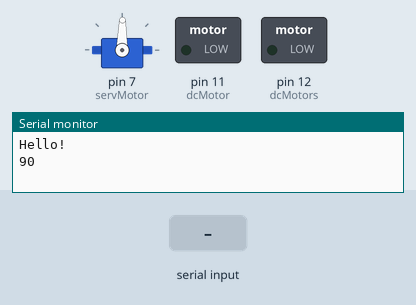
Bench run of a sketch on a simulated Arduino Uno, built with avr-gcc and run on an emulated ATmega328P. On the bench: servo, switched loads named in the sketch (green lamp = pin HIGH), the last lines printed to the serial monitor. The test bench sets the inputs (shaded band).

Above: at 1.2 s.
1.3 s: "on1\n" received over the second serial link
At 1.81 s:
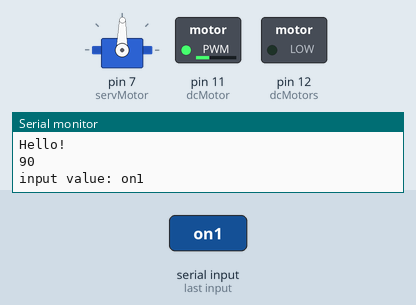
4.3 s: "on2\n" received over the second serial link
At 4.81 s:
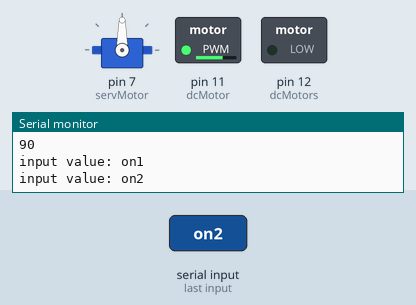
7.3 s: "on3\n" received over the second serial link
At 7.79 s:
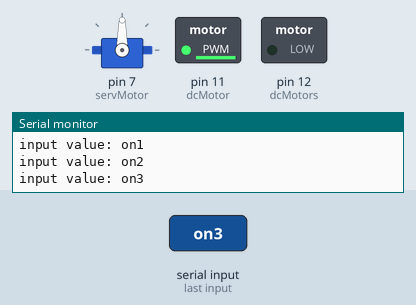
10.3 s: "on4\n" received over the second serial link
13.3 s: "on5\n" received over the second serial link
16.3 s: "on1\n" received over the second serial link
At 16.45 s:
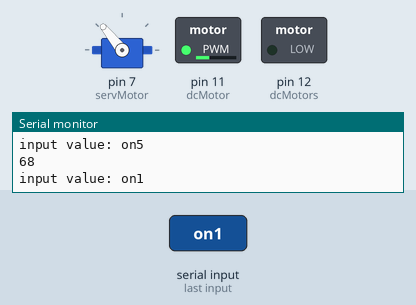
Timing chart, 0 to 24.7 s (numbered marks = the images above; inputs shaded):
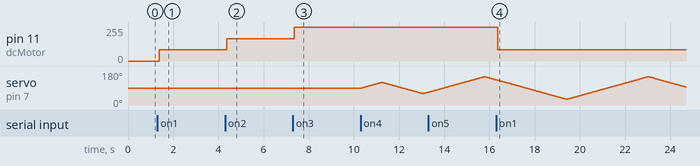

Measured:
- after the input at 1.3 s, pin 11 (dcMotor): 0/255 → 84/255 after 0.08 s
- after the input at 4.3 s, pin 11 (dcMotor): 84/255 → 168/255 after 0.08 s
- after the input at 7.3 s, pin 11 (dcMotor): 168/255 → 252/255 after 0.05 s
- after the input at 16.3 s, pin 11 (dcMotor): 252/255 → 84/255 after 0.06 s

The sketch:

ArduinoElectricFan.ino
```cpp
#include <SoftwareSerial.h> //시리얼 통신 라이브러리 호출
#include <Servo.h>

Servo serv;
int blueTx = 2; //Tx (블투 보내는핀 설정)
int blueRx = 3; //Rx (블투 받는핀 설정)
int dcMotor = 11;
int dcMotors = 12;
int servMotor = 7;
int isTurn = 0;
int spd=0;
int maxAngle;
int minAngle;
int angle;
int direct;

//시리얼 통신을 위한 객체선언
SoftwareSerial mySerial(blueTx, blueRx);
String myString = ""; //받는 문자열
boolean isInput() {
  if (!myString.equals(""))
    return true;
  else
    return false;
}
void setup() {
  serv.attach(servMotor);
  serv.write(90);
  Serial.begin(9600);
  Serial.println("Hello!");
  Serial.println(serv.read());
  mySerial.begin(9600); //블루투스 시리얼 개방
  pinMode (dcMotor, OUTPUT); // relay를 output으로 설정
  pinMode (dcMotors, OUTPUT);
  digitalWrite(dcMotor,LOW);
  digitalWrite(dcMotors,LOW);
  minAngle=maxAngle=90;
  angle=90;
  direct=-1;
}

void loop() {
  while (mySerial.available()) //mySerial 값이 있으면
  {
    //mySerial int형식의 값을 char형식으로 변환
    char myChar = (char)mySerial.read();
    //수신되는 문자열을 myString에 모두 붙임 (1바이트씩 전송되는 것을 모두 붙임)
    if (myChar != '\n')
      myString += myChar;
    delay(5);           //수신 문자열 끊김 방지
  }

  if (!myString.equals("")) //myString 값이 있다면
  {
    //시리얼모니터에 myString값 출력
    Serial.println("input value: " + myString);

    if (myString == "on1") //myString 값이 'on' 이라면
    {
      spd=1;
    }
    else if (myString == "on2")
    {
      spd=2;
    }
    else if (myString == "on3")
    {
      spd=3;
    }
    else if (myString == "on4")
    {
      serv.attach(servMotor);
      Serial.println(serv.read());
      isTurn = 1;
      minAngle=90-30*isTurn;
      maxAngle=90+30*isTurn;
    }
    else if (myString == "off4")
    {
      analogWrite(dcMotor, 0);
      Serial.println(serv.read());
      isTurn = 0;
      minAngle=90-30*isTurn;
      maxAngle=90+30*isTurn;
    }
    else if (myString == "on5")
    {
      serv.attach(servMotor);
      Serial.println(serv.read());
      isTurn = 2;
      minAngle=90-30*isTurn;
      maxAngle=90+30*isTurn;
    }
    else if (myString == "on6")
    {
      serv.attach(servMotor);
      Serial.println(serv.read());
      isTurn = 3;
      minAngle=90-30*isTurn;
      maxAngle=90+30*isTurn;
    }
    else {
      analogWrite(dcMotor, 0);
      Serial.println(serv.read());
      isTurn = 0;
      minAngle=90-30*isTurn;
      maxAngle=90+30*isTurn;
      spd=0;
    }
    myString = ""; //myString 변수값 초기화
  }
  if(angle<=minAngle)
  {
    direct=1;
  }
  if(angle>=maxAngle)
  {
    direct=-1;
  }
  if(direct==1)
  {
    serv.write(angle++);
  }
  else {
    serv.write(angle--);
  }
  delay(30);
  analogWrite(dcMotor, (int)((0.33*spd) * 255));
}
```
